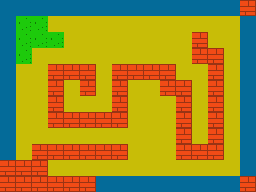

A 2D game scene composited from a Tiled map and its tileset images. What follows is a short description and the map's XML, with every tile layer's data as written:
An orthogonal 16x12 tile map with 16x16 px tiles, 1 tile layer (Tile Layer 1).

<map version="1.10" tiledversion="1.11.2" orientation="orthogonal" renderorder="right-down" width="16" height="12" tilewidth="16" tileheight="16" infinite="0" nextlayerid="2" nextobjectid="1">
 <tileset firstgid="1" source="bunnyGameTiles.tsx" />
 <layer id="1" name="Tile Layer 1" width="16" height="12">
  <data encoding="csv">
3,3,3,3,3,3,3,3,3,3,3,3,3,3,3,2,
3,4,4,1,1,1,1,1,1,1,1,1,1,1,1,3,
3,4,4,4,1,1,1,1,1,1,1,1,2,1,1,3,
3,4,1,1,1,1,1,1,1,1,1,1,2,2,1,3,
3,1,1,2,2,2,1,2,2,2,2,1,1,2,1,3,
3,1,1,2,1,2,1,2,1,1,2,2,1,2,1,3,
3,1,1,2,1,1,1,2,1,1,1,2,1,2,1,3,
3,1,1,2,2,2,2,2,1,1,1,2,1,2,1,3,
3,1,1,1,1,1,1,1,1,1,1,2,1,2,1,3,
3,1,2,2,2,2,2,2,1,1,1,2,2,2,1,3,
2,2,2,1,1,1,1,1,1,1,1,1,1,1,1,3,
2,2,2,2,2,2,3,3,3,3,3,3,3,3,3,2
</data>
 </layer>
</map>